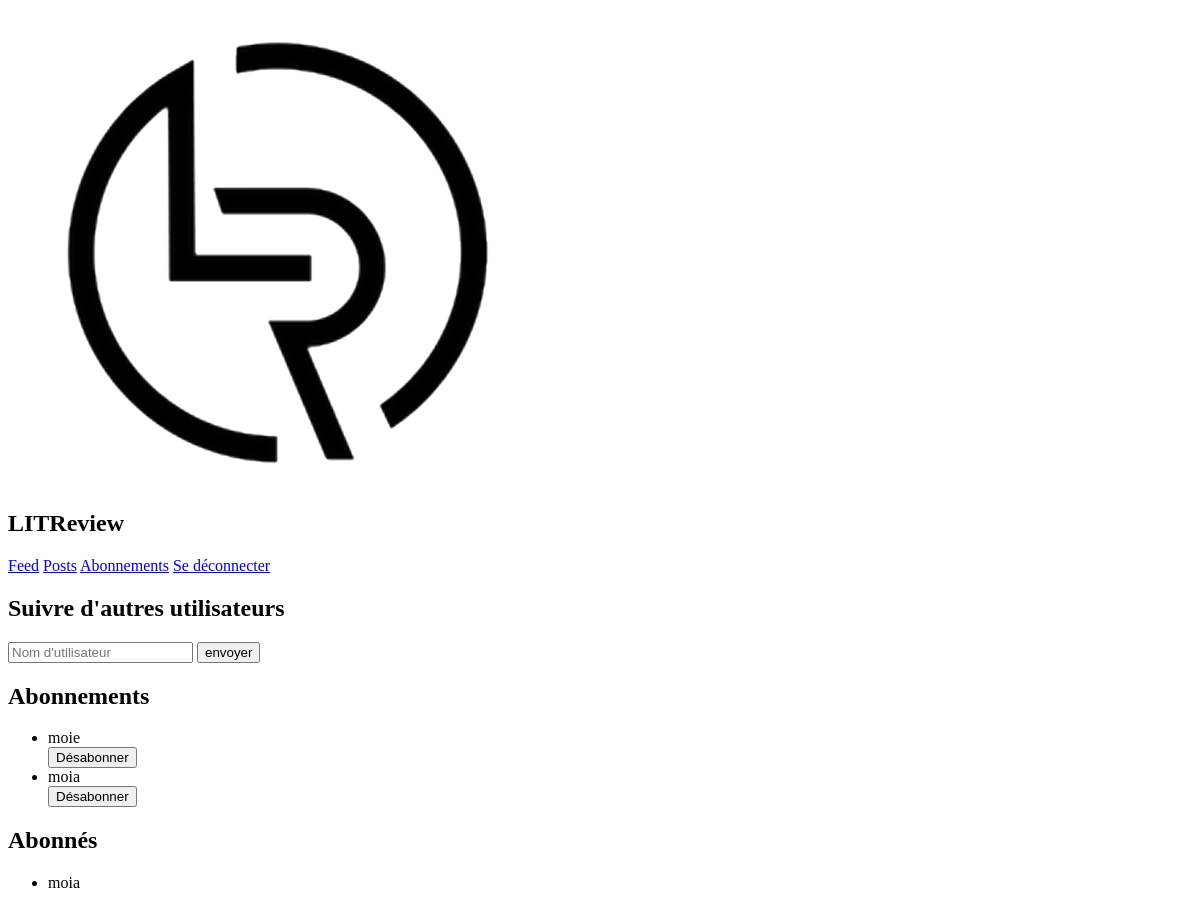
The page /subscriptions/ (signed in) on the database as committed earlier.
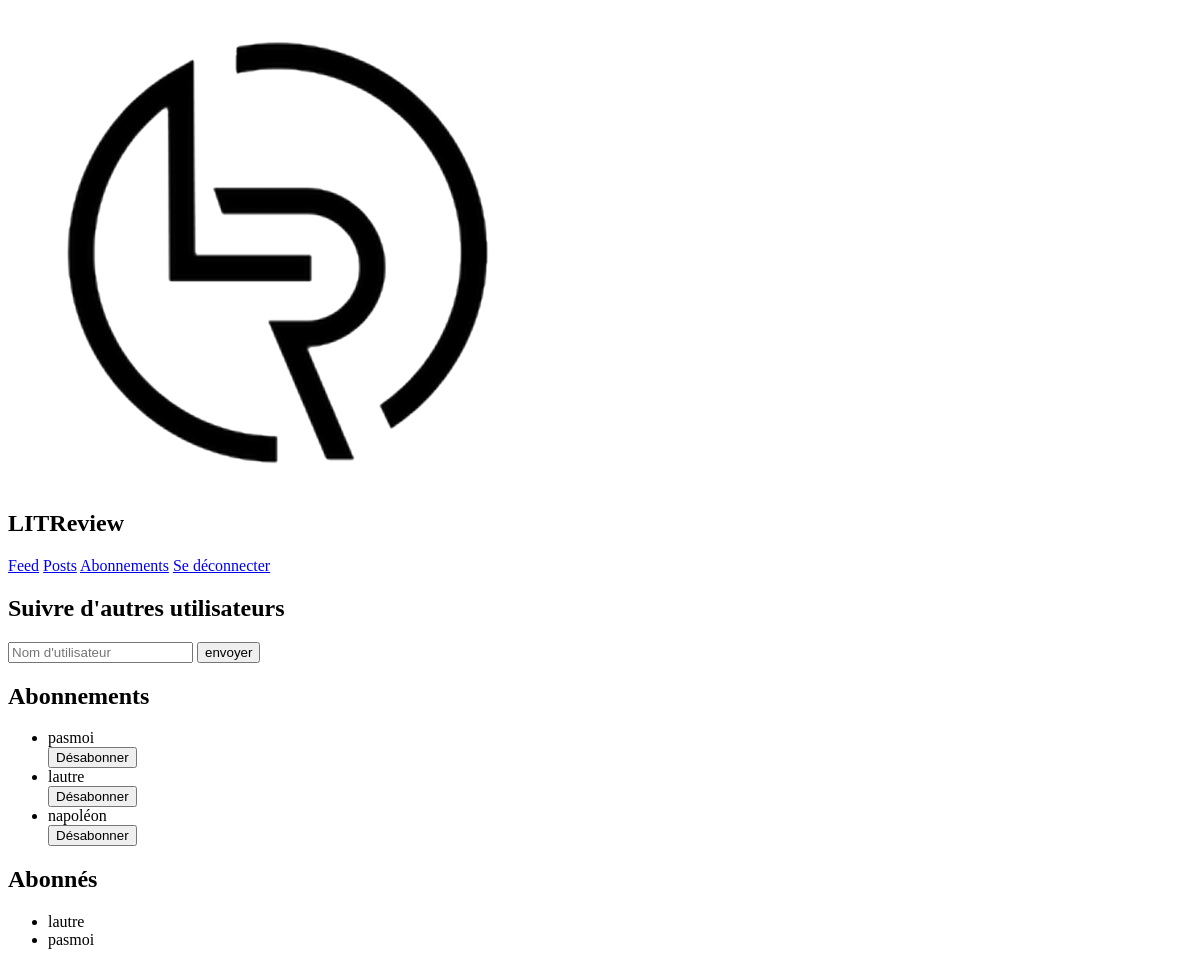
The same page on the database as committed later.
### bookapp/models.py (models this page shows)
class UserFollows(models.Model):
    user = models.ForeignKey(
        to=settings.AUTH_USER_MODEL, on_delete=models.CASCADE, related_name='following')
    followed_user = models.ForeignKey(
        to=settings.AUTH_USER_MODEL, on_delete=models.CASCADE, related_name='followed_by')
    class Meta:
        unique_together = ('user', 'followed_user', )

### bookapp/views.py (the view)
# urls.py: path('subscriptions/', views.subscriptions, name='subscriptions'),
@login_required(login_url='/')
def subscriptions(request):
    followed_by = UserFollows.objects.filter(user=request.user)
    sub = UserFollows.objects.filter(followed_user=request.user)
    if request.method == 'POST':
        try:
            User = get_user_model()
            search_user = User.objects.get(username=request.POST['search'])
        except (KeyError, User.DoesNotExist):
            message = "Aucun utilisateur trouvé"
        else:
            already_exist = [i.user for i in UserFollows.objects.filter(followed_user=request.user)]
            print(already_exist)
            if search_user != request.user and search_user not in already_exist:
                follow = UserFollows(user=search_user, followed_user=request.user)
                follow.save()
                message = "ajouté"
            if search_user == request.user:
                message = "Vous ne pouvez pas vous ajouter vous-même !"
            if search_user in already_exist:
                message = "Utilisateur deja ajouté !"
    else:
        message = None
    context = {'sub': sub, 'followed_by': followed_by, 'message': message}
    return render(request, 'bookapp/subscriptions.html', context)

### bookapp/templates/bookapp/subscriptions.html (shortened to what this page needs)
{% extends 'bookapp/base.html' %}
{% load sass_tags %}
{% load static %}
{% block extrahead %}
    <link href="{% sass_src 'scss/subscriptions.scss' %}" rel="stylesheet" type="text/css" />
{% endblock %}
{% block page %}
    <main class="sub">
        <section class="sub_search">
            <h2>Suivre d'autres utilisateurs</h2>
            <form method="post">
                <input type="text" name="search" placeholder="Nom d'utilisateur">
                <input type="submit" value="envoyer" class="btn btn-primary">
            </form>
        </section>
        <section class="sub_follow">
            <h2>Abonnements</h2>
            {% if sub %}
                <ul>
                    {% for sub in sub %}
                        <li>
                            {{ sub.user }}
                            <form action="{% url 'bookapp:delete_sub' sub.pk %}" action="post">
                                <input type="submit" value="Désabonner" class="btn-light btn-outline-primary">
                            </form>
                        </li>
                    {% endfor %}
                </ul>
            {% else %}
                <p>Aucun abonnement</p>
            {% endif %}
        </section>
        <section class="sub_followers">
            <h2>Abonnés</h2>
            {% if followed_by %}
                <ul>
                    {% for user in followed_by %}
                        <li>{{ user.followed_user }}</li>
                    {% endfor %}
                </ul>
            {% else %}
                <p>Aucun abonné</p>
            {% endif %}
        </section>
    </main>
{% endblock %}

### bookapp/templates/bookapp/base.html (shortened to what this page needs)
{% load sass_tags %}
{% load static %}
<!DOCTYPE html>
<html lang="en">
<head>
    <link href="{% sass_src 'scss/index.scss' %}" rel="stylesheet" type="text/css" />
    {% block extrahead %}{% endblock %}
</head>
<body>
    <header>
        <nav>
            <div class="nav_title">
                <img src="{% static 'images/logo.png' %}" alt="logo litreview">
                <h1>LITReview</h1>
            </div>
            {% if user.is_authenticated %}
                <div class="nav_links">
                    <a href="{% url 'bookapp:feed' %}" >Feed</a>
                    <a href="{% url 'bookapp:posts' %}">Posts</a>
                    <a href="{% url 'bookapp:subscriptions' %}">Abonnements</a>
                    <a href="{% url 'logout' %}">Se déconnecter</a>
                </div>
            {% endif %}
        </nav>
    </header>
    {% block page %}
    {% endblock %}
</body>
</html>

Rows that differ between the two databases and show on the page:
removed UserFollows: user "moie", shown under "Abonnements"
removed UserFollows: user "moia", shown under "Abonnements"
removed UserFollows: followed_user "moia", shown under "Abonnés"
added UserFollows: user "pasmoi", shown under "Abonnements"
added UserFollows: user "lautre", shown under "Abonnements"
added UserFollows: user "napoléon", shown under "Abonnements"
added UserFollows: followed_user "lautre", shown under "Abonnés"
added UserFollows: followed_user "pasmoi", shown under "Abonnés"
